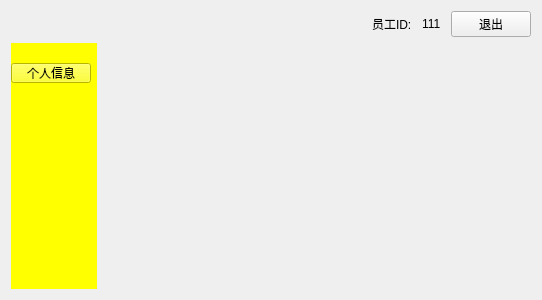
<?xml version="1.0" encoding="UTF-8"?>
<ui version="4.0">
 <class>ClerkWidget</class>
 <widget class="QWidget" name="ClerkWidget">
  <property name="geometry">
   <rect>
    <x>0</x>
    <y>0</y>
    <width>542</width>
    <height>300</height>
   </rect>
  </property>
  <property name="windowTitle">
   <string>Form</string>
  </property>
  <layout class="QVBoxLayout" name="verticalLayout">
   <item>
    <layout class="QHBoxLayout" name="horizontalLayout">
     <property name="spacing">
      <number>10</number>
     </property>
     <item>
      <spacer name="horizontalSpacer">
       <property name="orientation">
        <enum>Qt::Horizontal</enum>
       </property>
       <property name="sizeHint" stdset="0">
        <size>
         <width>40</width>
         <height>20</height>
        </size>
       </property>
      </spacer>
     </item>
     <item>
      <widget class="QLabel" name="label">
       <property name="text">
        <string>员工ID:</string>
       </property>
      </widget>
     </item>
     <item>
      <widget class="QLabel" name="label_2">
       <property name="text">
        <string>111</string>
       </property>
      </widget>
     </item>
     <item>
      <widget class="QPushButton" name="pushButton">
       <property name="text">
        <string>退出</string>
       </property>
      </widget>
     </item>
    </layout>
   </item>
   <item>
    <layout class="QHBoxLayout" name="horizontalLayout_2" stretch="1,5">
     <item>
      <widget class="QWidget" name="widget" native="true">
       <property name="styleSheet">
        <string notr="true">background-color: rgb(255, 255, 0);</string>
       </property>
       <widget class="QPushButton" name="pushButton_2">
        <property name="geometry">
         <rect>
          <x>0</x>
          <y>20</y>
          <width>80</width>
          <height>20</height>
         </rect>
        </property>
        <property name="text">
         <string>个人信息</string>
        </property>
       </widget>
      </widget>
     </item>
     <item>
      <widget class="QStackedWidget" name="stackedWidget">
       <widget class="QWidget" name="page"/>
       <widget class="QWidget" name="page_2"/>
      </widget>
     </item>
    </layout>
   </item>
  </layout>
 </widget>
 <resources/>
 <connections/>
</ui>
